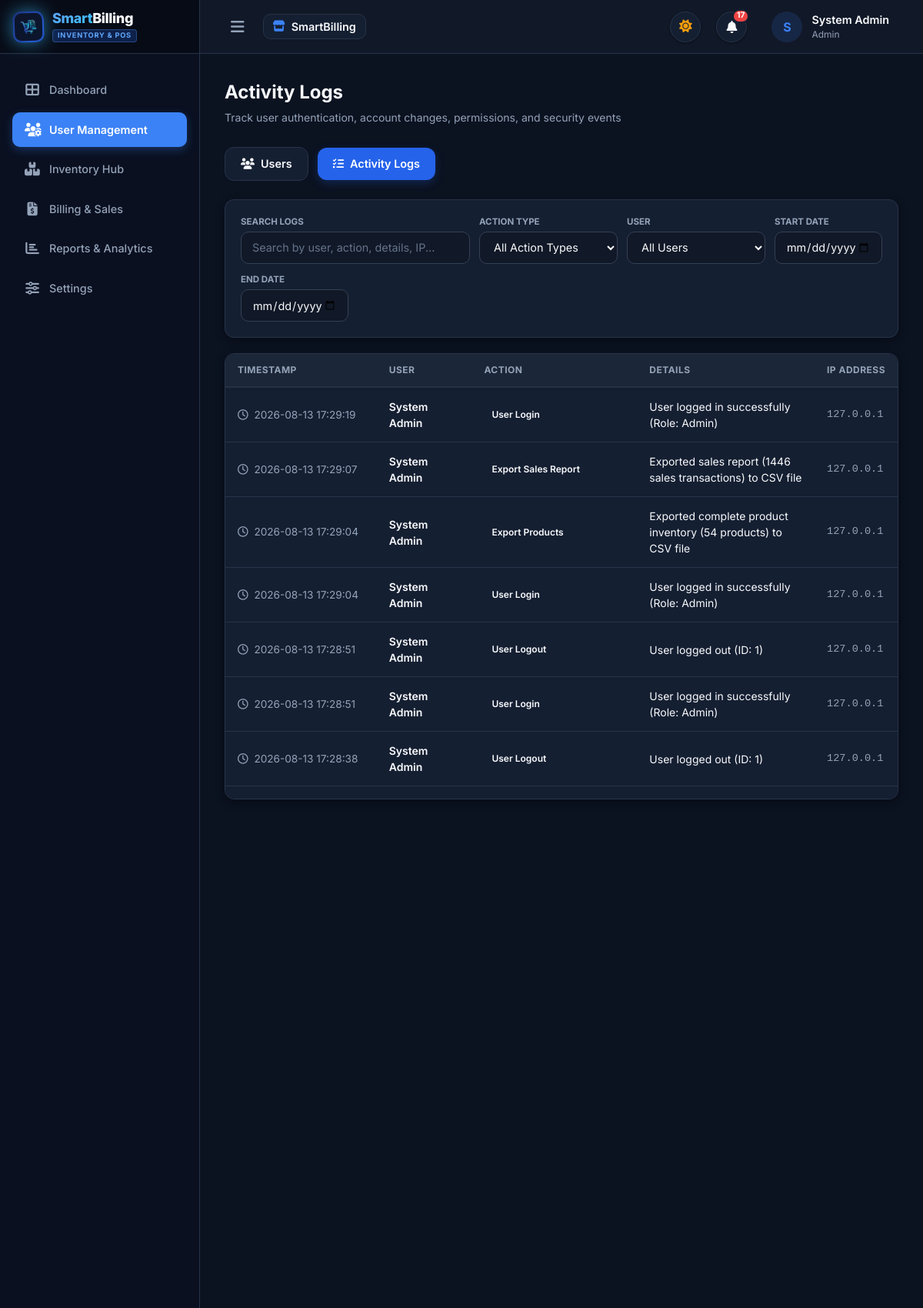
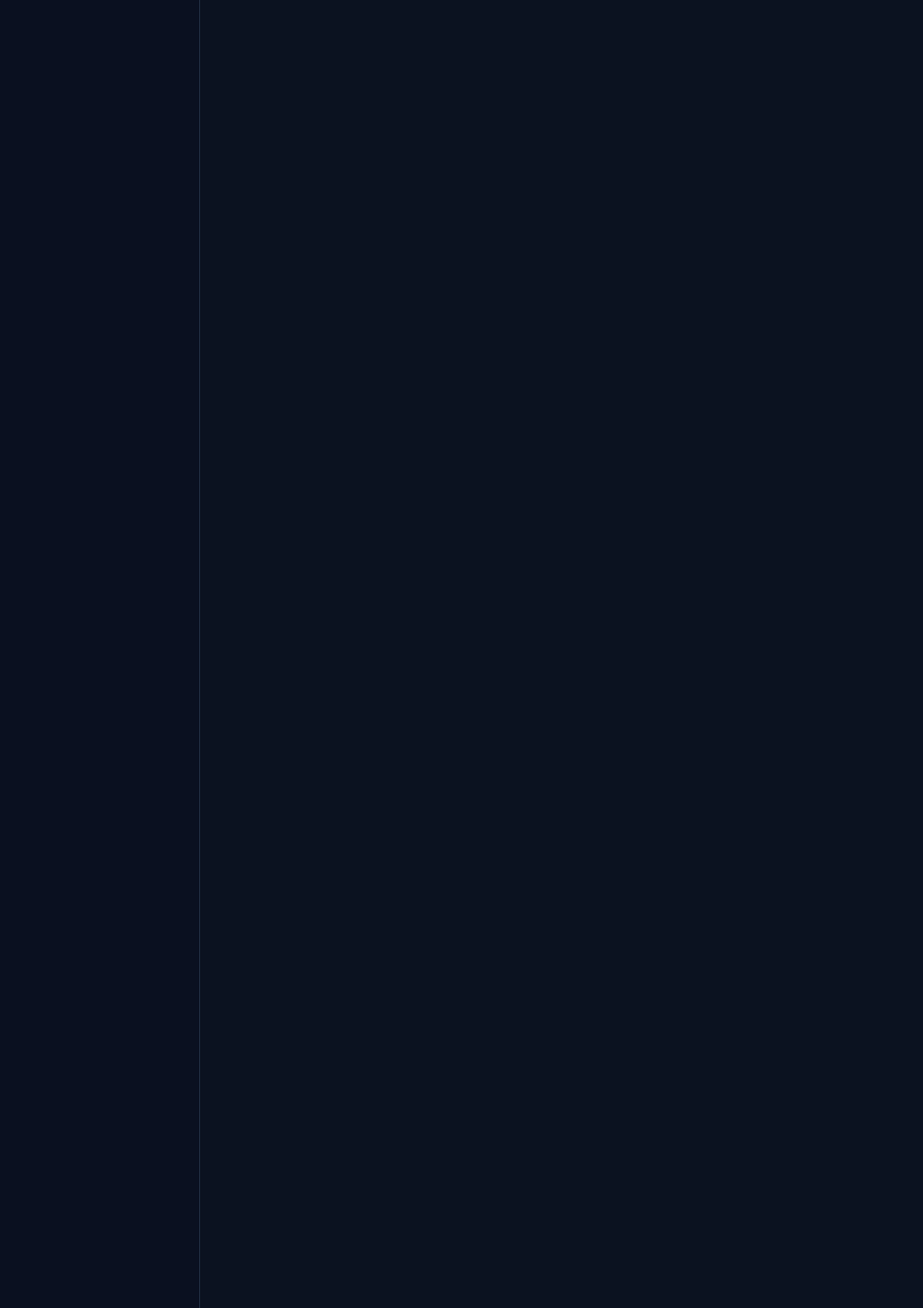
The page /activity-logs/ (signed in, upper part) on the database its author committed (2 pictures, top to bottom).
### app/models/setting.py (models this page shows, shortened)
class SystemSetting(db.Model):
    __tablename__ = 'system_settings'
    id = db.Column(db.Integer, primary_key=True, autoincrement=True)
    setting_key = db.Column(db.String(50), unique=True, nullable=False, index=True)
    setting_value = db.Column(db.Text, nullable=True)
    description = db.Column(db.String(255), nullable=True)
    updated_at = db.Column(db.DateTime, default=datetime.utcnow, onupdate=datetime.utcnow)
    @classmethod
    def get(cls, key: str, default: str = None) -> str:
        fallback = default if default is not None else DEFAULT_SETTINGS.get(key, '')
        setting = cls.query.filter_by(setting_key=key).first()
        return setting.setting_value if setting and setting.setting_value is not None else fallback
    @classmethod
    def get_bool(cls, key: str, default: bool = False) -> bool:
        val = cls.get(key, 'on' if default else 'off')
        return val.lower() in ['on', 'true', '1', 'yes']

### app/models/user.py (models this page shows, shortened)
class User(UserMixin, db.Model):
    __tablename__ = 'users'
    id = db.Column(db.Integer, primary_key=True, autoincrement=True)
    username = db.Column(db.String(50), unique=True, nullable=False, index=True)
    email = db.Column(db.String(120), unique=True, nullable=False, index=True)
    password_hash = db.Column(db.String(255), nullable=False)
    full_name = db.Column(db.String(100), nullable=False)
    role = db.Column(db.String(20), nullable=False, default='Admin')  # Admin, Manager, Cashier
    status = db.Column(db.String(20), nullable=False, default='Active')  # Active, Inactive
    profile_image = db.Column(db.String(255), nullable=True)
    last_login_at = db.Column(db.DateTime, nullable=True)
    last_login_ip = db.Column(db.String(45), nullable=True)
    created_at = db.Column(db.DateTime, default=datetime.utcnow)
    updated_at = db.Column(db.DateTime, default=datetime.utcnow, onupdate=datetime.utcnow)

### app/models/activity_log.py (models this page shows, shortened)
class ActivityLog(db.Model):
    __tablename__ = 'activity_logs'
    id = db.Column(db.Integer, primary_key=True, autoincrement=True)
    user_id = db.Column(db.Integer, db.ForeignKey('users.id', ondelete='SET NULL'), nullable=True)
    user_name = db.Column(db.String(100), nullable=True)
    action = db.Column(db.String(100), nullable=False, index=True)
    details = db.Column(db.String(255), nullable=True)
    ip_address = db.Column(db.String(45), nullable=True)
    created_at = db.Column(db.DateTime, default=datetime.utcnow, index=True)
    user = db.relationship('User', backref=db.backref('activity_logs', lazy='dynamic'))

### app/routes/activity_routes.py (the view, shortened to what this page needs)
@activity_bp.route('/', methods=['GET'])
@login_required
@admin_required
def index():
    search = request.args.get('search', '').strip()
    action_filter = request.args.get('action', '').strip()
    user_id_filter = request.args.get('user_id', type=int)
    start_date = request.args.get('start_date', '').strip()
    end_date = request.args.get('end_date', '').strip()
    page = request.args.get('page', 1, type=int)
    query = ActivityLog.query.filter(~ActivityLog.action.in_(EXCLUDED_BUSINESS_ACTIONS))
    if action_filter:
        query = query.filter(ActivityLog.action == action_filter)
    if user_id_filter:
        query = query.filter(ActivityLog.user_id == user_id_filter)
    if start_date:
        try:
            s_dt = datetime.strptime(start_date, '%Y-%m-%d')
            query = query.filter(ActivityLog.created_at >= s_dt)
        except ValueError:
            pass
    if end_date:
        try:
            e_dt = datetime.strptime(end_date + ' 23:59:59', '%Y-%m-%d %H:%M:%S')
            query = query.filter(ActivityLog.created_at <= e_dt)
        except ValueError:
            pass
    logs = query.order_by(ActivityLog.id.desc()).all()
    actions_list = ActivityLog.query.filter(~ActivityLog.action.in_(EXCLUDED_BUSINESS_ACTIONS)).with_entities(ActivityLog.action).distinct().all()
    actions = sorted([a[0] for a in actions_list if a[0]])
    all_users = User.query.order_by(User.full_name).all()
    return render_template(
        'activity/index.html',
        logs=logs,
        search=search,
        action_filter=action_filter,
        user_id_filter=user_id_filter,
        start_date=start_date,
        end_date=end_date,
        actions=actions,
        all_users=all_users
    )

### app/templates/activity/index.html (shortened to what this page needs)
{% extends "base.html" %}
{% block content %}
<div class="page-header">
  <div>
    <h1 class="page-title">Activity Logs</h1>
    <p class="page-subtitle">Track user authentication, account changes, permissions, and security events</p>
  </div>
</div>
{% include 'users/_user_tabs.html' %}
<div class="card-table" style="padding: 20px; border-radius: 12px; margin-bottom: 20px;">
  <form method="GET" action="{{ url_for('activity.index') }}" style="display: flex; gap: 12px; flex-wrap: wrap; align-items: flex-end;">
    <div style="flex: 1; min-width: 220px;">
      <label style="font-size: 0.72rem; font-weight: 700; color: var(--text-muted); text-transform: uppercase; margin-bottom: 4px; display: block;">Search Logs</label>
      <input type="text" name="search" class="form-control" style="height: 42px;" placeholder="Search by user, action, details, IP..." value="{{ search }}">
    </div>
    <div style="width: 180px;">
      <label style="font-size: 0.72rem; font-weight: 700; color: var(--text-muted); text-transform: uppercase; margin-bottom: 4px; display: block;">Action Type</label>
      <select name="action" class="form-control" style="height: 42px;" onchange="this.form.submit()">
        <option value="">All Action Types</option>
      </select>
    </div>
    <div style="width: 180px;">
      <label style="font-size: 0.72rem; font-weight: 700; color: var(--text-muted); text-transform: uppercase; margin-bottom: 4px; display: block;">User</label>
      <select name="user_id" class="form-control" style="height: 42px;" onchange="this.form.submit()">
        <option value="">All Users</option>
      </select>
    </div>
    <div style="width: 140px;">
      <label style="font-size: 0.72rem; font-weight: 700; color: var(--text-muted); text-transform: uppercase; margin-bottom: 4px; display: block;">Start Date</label>
      <input type="date" name="start_date" class="form-control" style="height: 42px;" value="{{ start_date }}" title="Start Date" placeholder="Start Date" onchange="this.form.submit()">
    </div>
    <div style="width: 140px;">
      <label style="font-size: 0.72rem; font-weight: 700; color: var(--text-muted); text-transform: uppercase; margin-bottom: 4px; display: block;">End Date</label>
      <input type="date" name="end_date" class="form-control" style="height: 42px;" value="{{ end_date }}" title="End Date" placeholder="End Date" onchange="this.form.submit()">
    </div>
  </form>
</div>
<div class="card-table" style="border-radius: 12px; padding: 0; max-height: 580px; overflow-y: auto; position: relative;">
  <table class="custom-table" style="width: 100%; border-collapse: collapse; text-align: left; font-size: 0.9rem;">
    <thead style="position: sticky; top: 0; background: var(--surface); z-index: 5; box-shadow: 0 2px 4px rgba(0,0,0,0.05);">
      <tr style="border-bottom: 2px solid var(--border); color: var(--text-muted); font-size: 0.8rem; text-transform: uppercase; letter-spacing: 0.5px;">
        <th style="padding: 12px 16px;">Timestamp</th>
        <th style="padding: 12px 16px;">User</th>
        <th style="padding: 12px 16px;">Action</th>
        <th style="padding: 12px 16px;">Details</th>
        <th style="padding: 12px 16px;">IP Address</th>
      </tr>
    </thead>
    <tbody>
      {% for log in logs %}
        <tr style="border-bottom: 1px solid var(--border); transition: background 150ms ease-in-out;" onmouseover="this.style.background='var(--background)'" onmouseout="this.style.background='transparent'">
          <td style="padding: 14px 16px; color: var(--text-muted); font-size: 0.85rem; white-space: nowrap;">
            <i class="far fa-clock" style="margin-right: 4px;"></i> {{ log.created_at.strftime('%Y-%m-%d %H:%M:%S') if log.created_at else '' }}
          </td>
          <td style="padding: 14px 16px; font-weight: 600;">
            {{ log.user.full_name if log.user else 'System / Anonymous' }}
          </td>
          <td style="padding: 14px 16px;">
            <span class="badge badge-info">{{ log.action }}</span>
          </td>
          <td style="padding: 14px 16px; color: var(--text-main);">
            {{ log.details or '-' }}
          </td>
          <td style="padding: 14px 16px; color: var(--text-muted); font-family: monospace; font-size: 0.85rem;">
            {{ log.ip_address or '127.0.0.1' }}
          </td>
        </tr>
      {% endfor %}
    </tbody>
  </table>
</div>
{% endblock %}

### app/templates/base.html (shortened to what this page needs)
<!DOCTYPE html>
<html lang="en">
<head>
  <link rel="stylesheet" href="https://cdnjs.cloudflare.com/ajax/libs/font-awesome/6.4.0/css/all.min.css">
  <link rel="stylesheet" href="{{ url_for('static', filename='css/main.css') }}">
</head>
<body data-theme="{{ 'dark' if dark_mode else 'light' }}" data-color="{{ theme_color or 'blue' }}">
<div class="app-container">
  {% if current_user.is_authenticated %}
  <aside class="app-sidebar {% if compact_sidebar %}compact{% endif %}">
    <div class="sidebar-header">
      <div class="brand-logo-wrapper">
        <img src="{{ url_for('static', filename=store_logo or 'images/logo.png') }}" alt="Logo" class="brand-logo-img">
      </div>
      <div class="brand-title-group">
        <span class="brand-title-animated"><span class="brand-title-highlight">Smart</span>Billing</span>
        <span class="brand-subtitle-badge">INVENTORY & POS</span>
      </div>
    </div>
    <nav class="sidebar-nav">
      <a href="{{ url_for('dashboard.index') }}" class="nav-link {% if request.endpoint == 'dashboard.index' %}active{% endif %}">
        <i class="fas fa-th-large"></i> <span>Dashboard</span>
      </a>
      <a href="{{ url_for('user.index') }}" class="nav-link {% if request.endpoint and ('user.' in request.endpoint or 'activity.' in request.endpoint) %}active{% endif %}">
        <i class="fas fa-users-cog"></i> <span>User Management</span>
      </a>
      <a href="{{ url_for('product.index') }}" class="nav-link {% if request.endpoint and ('product.' in request.endpoint or 'category.' in request.endpoint or 'inventory.' in request.endpoint) %}active{% endif %}">
        <i class="fas fa-boxes-stacked"></i> <span>Inventory Hub</span>
      </a>
      <a href="{{ url_for('billing.billing_dashboard') }}" class="nav-link {% if request.endpoint and 'billing.' in request.endpoint %}active{% endif %}">
        <i class="fas fa-file-invoice-dollar"></i> <span>Billing & Sales</span>
      </a>
      <a href="{{ url_for('report.index') }}" class="nav-link {% if request.endpoint and 'report.' in request.endpoint %}active{% endif %}">
        <i class="fas fa-chart-bar"></i> <span>Reports & Analytics</span>
      </a>
      <a href="{{ url_for('setting.index') }}" class="nav-link {% if request.endpoint and 'setting.' in request.endpoint %}active{% endif %}">
        <i class="fas fa-sliders"></i> <span>Settings</span>
      </a>
    </nav>
  </aside>
  {% endif %}
  <main class="app-main {% if not current_user.is_authenticated %}no-sidebar{% endif %}">
    {% if current_user.is_authenticated %}
    <header class="app-navbar">
      <div class="navbar-left">
        <button class="sidebar-toggle" id="sidebarToggle" title="Toggle Sidebar"><i class="fas fa-bars"></i></button>
        <div class="navbar-brand-badge">
          <i class="fas fa-store" style="color: var(--primary);"></i>
          <span>{{ store_name or 'SmartBilling Portal' }}</span>
        </div>
      </div>
      <div class="navbar-right">
        <button class="theme-toggle-btn" id="navThemeToggleBtn" onclick="toggleTheme()" title="Switch to Night Mode">
          <i class="fas fa-moon" id="navThemeToggleIcon"></i>
        </button>
        <div class="notif-bell-wrapper" id="notifBellWrapper">
          <button class="notif-bell-btn" id="notifBellBtn" onclick="toggleNotifPanel(event)" title="Notifications">
            <i class="fas fa-bell"></i>
            {% if nav_notif_count > 0 %}
              <span class="notif-badge">{{ nav_notif_count if nav_notif_count < 99 else '99+' }}</span>
            {% endif %}
          </button>
              {% set alert_count = nav_notifications | selectattr('type', 'in', ['warning', 'danger']) | list | length %}
        </div>
        <a href="{{ url_for('profile.index') }}" class="user-profile-btn">
          <div class="avatar">
            {% if current_user.profile_image %}
              <img src="{{ url_for('static', filename=current_user.profile_image) }}" alt="Avatar" style="width:100%;height:100%;border-radius:50%;">
            {% else %}
              {{ (current_user.full_name or current_user.username or 'U')[0] }}
            {% endif %}
          </div>
          <div>
            <div style="font-weight: 600; font-size: 0.9rem;">{{ current_user.full_name }}</div>
            <div style="font-size: 0.75rem; color: var(--text-muted);">{{ current_user.role }}</div>
          </div>
        </a>
      </div>
    </header>
    {% endif %}
    <div class="content-wrapper">
      {% block content %}{% endblock %}
    </div>
  </main>
</div>
</body>
</html>

### rows shown on the page
SystemSetting: setting_value "SmartBilling"
User: full_name "S", full_name "System Admin", role "Admin"
ActivityLog: created_at "2026-08-13 17:29:19", user "System Admin", action "User Login", details "User logged in successfully (Role: Admin)", ip_address "127.0.0.1"
ActivityLog: created_at "2026-08-13 17:29:07", user "System Admin", action "Export Sales Report", details "Exported sales report (1446 sales transactions) to CSV file", ip_address "127.0.0.1"
ActivityLog: created_at "2026-08-13 17:29:04", user "System Admin", action "Export Products", details "Exported complete product inventory (54 products) to CSV file", ip_address "127.0.0.1"
ActivityLog: created_at "2026-08-13 17:29:04", user "System Admin", action "User Login", details "User logged in successfully (Role: Admin)", ip_address "127.0.0.1"
ActivityLog: created_at "2026-08-13 17:28:51", user "System Admin", action "User Logout", details "User logged out (ID: 1)", ip_address "127.0.0.1"
ActivityLog: created_at "2026-08-13 17:28:51", user "System Admin", action "User Login", details "User logged in successfully (Role: Admin)", ip_address "127.0.0.1"
ActivityLog: created_at "2026-08-13 17:28:38", user "System Admin", action "User Logout", details "User logged out (ID: 1)", ip_address "127.0.0.1"

### other values the page prints
{{ nav_notif_count if nav_notif_count < 99 else '99+' }} "17"
